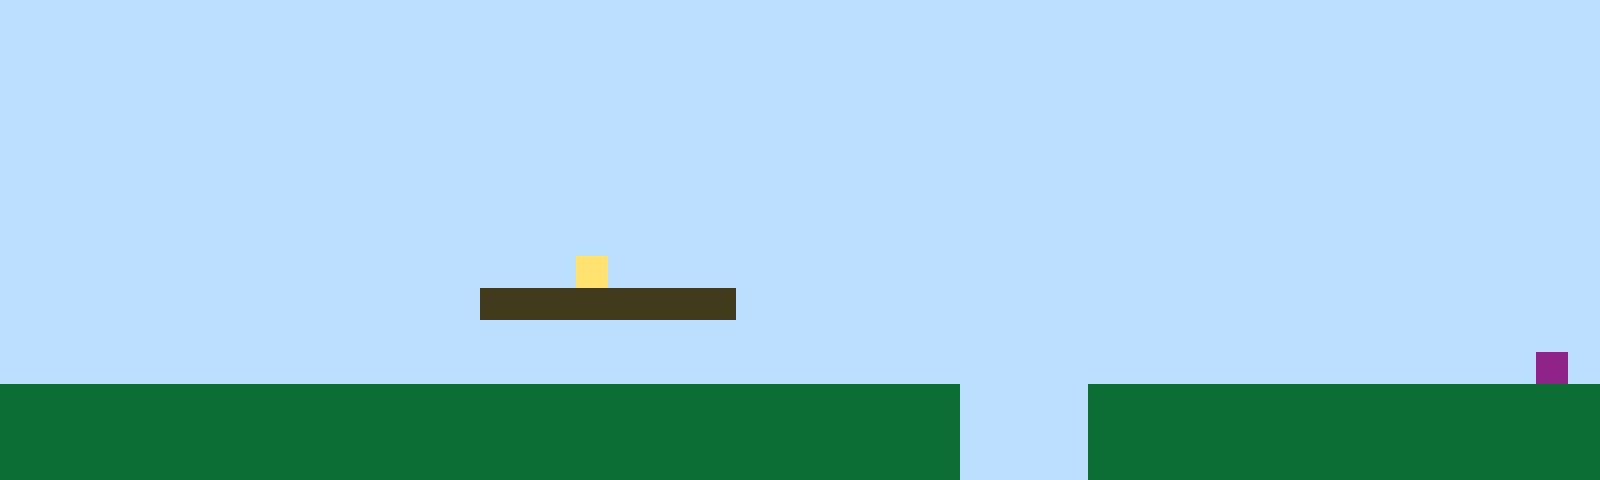

Below is a game level as drawn by its tile map, then a one-line description and the .tmx file that defines it, in full:
An orthogonal 50x15 tile map with 32x32 px tiles, 1 tile layer (Tile Layer 1).

<map version="1.10" tiledversion="1.11.2" orientation="orthogonal" renderorder="right-up" width="50" height="15" tilewidth="32" tileheight="32" infinite="0" nextlayerid="2" nextobjectid="1"><editorsettings><export target="map1.csv" format="csv" /></editorsettings><tileset firstgid="1" name="sprites" tilewidth="32" tileheight="32" tilecount="6" columns="3"><image source="sprites.png" width="96" height="64" /></tileset><layer id="1" name="Tile Layer 1" width="50" height="15"><data encoding="csv">1,1,1,1,1,1,1,1,1,1,1,1,1,1,1,1,1,1,1,1,1,1,1,1,1,1,1,1,1,1,1,1,1,1,1,1,1,1,1,1,1,1,1,1,1,1,1,1,1,1,1,1,1,1,1,1,1,1,1,1,1,1,1,1,1,1,1,1,1,1,1,1,1,1,1,1,1,1,1,1,1,1,1,1,1,1,1,1,1,1,1,1,1,1,1,1,1,1,1,1,1,1,1,1,1,1,1,1,1,1,1,1,1,1,1,1,1,1,1,1,1,1,1,1,1,1,1,1,1,1,1,1,1,1,1,1,1,1,1,1,1,1,1,1,1,1,1,1,1,1,1,1,1,1,1,1,1,1,1,1,1,1,1,1,1,1,1,1,1,1,1,1,1,1,1,1,1,1,1,1,1,1,1,1,1,1,1,1,1,1,1,1,1,1,1,1,1,1,1,1,1,1,1,1,1,1,1,1,1,1,1,1,1,1,1,1,1,1,1,1,1,1,1,1,1,1,1,1,1,1,1,1,1,1,1,1,1,1,1,1,1,1,1,1,1,1,1,1,1,1,1,1,1,1,1,1,1,1,1,1,1,1,1,1,1,1,1,1,1,1,1,1,1,1,1,1,1,1,1,1,1,1,1,1,1,1,1,1,1,1,1,1,1,1,1,1,1,1,1,1,1,1,1,1,1,1,1,1,1,1,1,1,1,1,1,1,1,1,1,1,1,1,1,1,1,1,1,1,1,1,1,1,1,1,1,1,1,1,1,1,1,1,1,1,1,1,1,1,1,1,1,1,1,1,1,1,1,1,1,1,1,1,1,1,1,1,1,1,1,1,1,1,1,1,1,1,1,1,1,1,1,1,1,1,1,1,1,1,1,1,1,1,1,1,1,1,1,1,1,1,1,1,1,1,1,1,1,1,1,1,1,1,1,1,1,1,1,1,4,1,1,1,1,1,1,1,1,1,1,1,1,1,1,1,1,1,1,1,1,1,1,1,1,1,1,1,1,1,1,1,1,1,1,1,1,1,1,1,1,1,1,1,1,1,1,3,3,3,3,3,3,3,3,1,1,1,1,1,1,1,1,1,1,1,1,1,1,1,1,1,1,1,1,1,1,1,1,1,1,1,1,1,1,1,1,1,1,1,1,1,1,1,1,1,1,1,1,1,1,1,1,1,1,1,1,1,1,1,1,1,1,1,1,1,1,1,1,1,1,1,1,1,1,1,1,1,1,1,1,1,1,1,1,1,1,1,1,1,1,1,1,1,1,1,1,1,1,1,1,1,1,1,1,1,1,1,1,1,1,1,1,1,1,1,1,1,1,1,1,1,1,1,1,1,1,1,1,1,6,1,2,2,2,2,2,2,2,2,2,2,2,2,2,2,2,2,2,2,2,2,2,2,2,2,2,2,2,2,2,2,1,1,1,1,2,2,2,2,2,2,2,2,2,2,2,2,2,2,2,2,2,2,2,2,2,2,2,2,2,2,2,2,2,2,2,2,2,2,2,2,2,2,2,2,2,2,2,2,2,2,1,1,1,1,2,2,2,2,2,2,2,2,2,2,2,2,2,2,2,2,2,2,2,2,2,2,2,2,2,2,2,2,2,2,2,2,2,2,2,2,2,2,2,2,2,2,2,2,2,2,1,1,1,1,2,2,2,2,2,2,2,2,2,2,2,2,2,2,2,2</data></layer></map>
